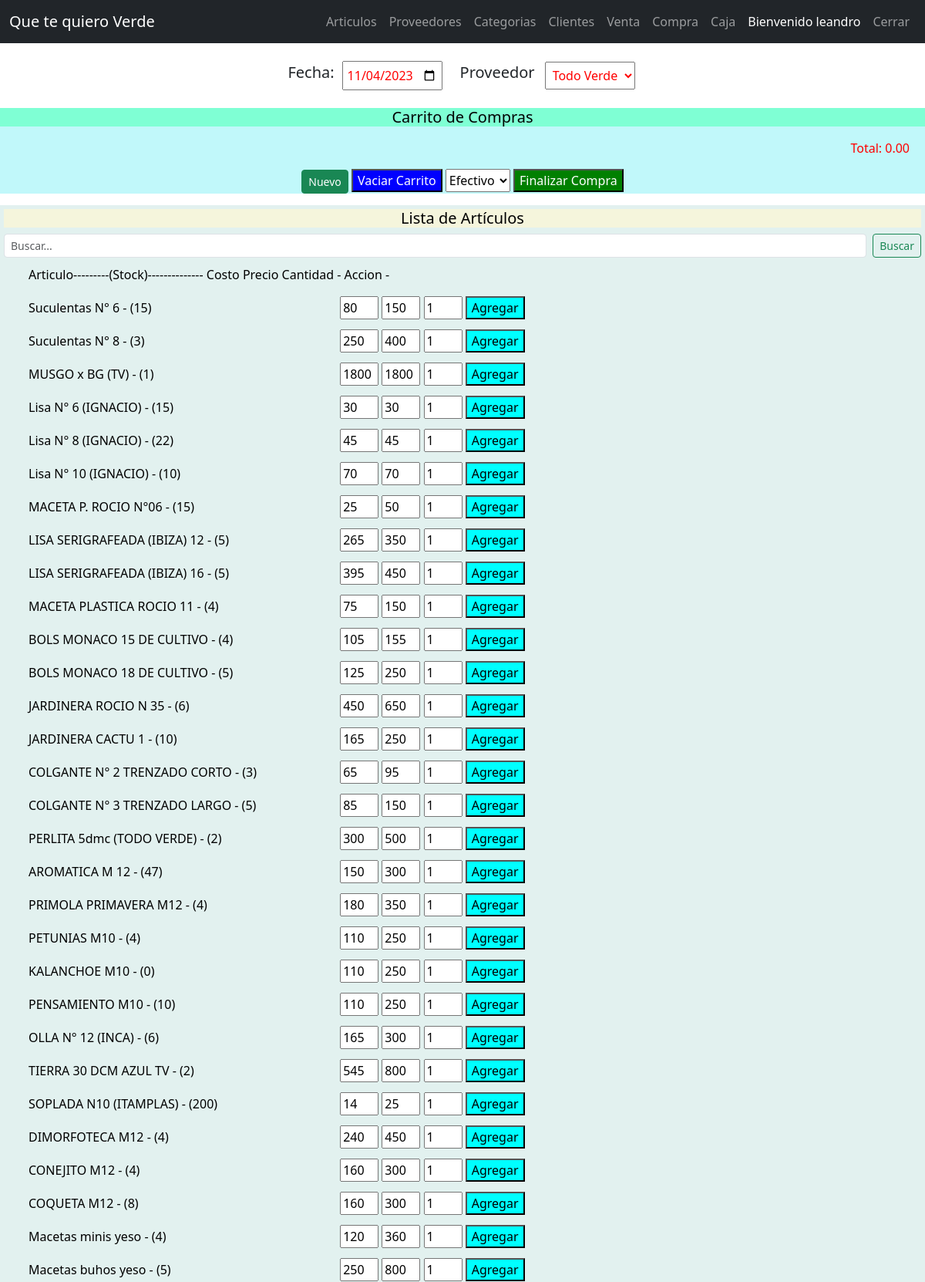
Page /compras/lista (signed in, upper part) on the committed database.
### tienda/modelos/user.py (models this page shows, shortened)
class User(db.Model):
    id = db.Column(db.Integer, primary_key = True)
    username = db.Column(db.String(20), unique = True, nullable = False)
    password = db.Column(db.Text, nullable = False)
    apellido = db.Column(db.String(40))
    nombre = db.Column(db.String(40))
    cuit = db.Column(db.String(12))
    tcliente = db.Column(db.String(40))
    direccion = db.Column(db.String(60))
    telefono = db.Column(db.String(40))
    email = db.Column(db.String(40))
    fechanac = db.Column(db.String(40))

### tienda/modelos/articulo.py (models this page shows, shortened)
class Articulo(db.Model):
    id = db.Column(db.Integer, primary_key = True)
    codart = db.Column(db.String(10), nullable = False)
    articulo = db.Column(db.String(20), nullable = False)
    descripcion = db.Column(db.String(50))
    descripcion_larga = db.Column(db.String(750))
    tipo = db.Column(db.String(20), nullable = False)
    costo = db.Column(db.Integer, nullable = False)
    precio = db.Column(db.Integer, nullable = False)
    stock = db.Column(db.Integer, nullable = False)
    proveedor = db.Column(db.String(50), nullable = False)
    imgfile = db.Column(db.String(255))
    creado_por = db.Column(db.Integer, nullable = False)

### tienda/routers/compras.py (the view)
@bp.route('/lista')
@login_required
def lista():
    _proveedores = proveedor.Proveedor.query.all()
    q = request.args.get('q')
    if q:
        _articulos = articulo.Articulo.query.filter(
            articulo.Articulo.articulo.contains(q) |
            articulo.Articulo.codart.contains(q) |
            articulo.Articulo.tipo.contains(q))
    else:
        _articulos = articulo.Articulo.query.all()
    fecha = datetime.now().strftime("%Y-%m-%d")
    return render_template('compra/lista.html', articulos = _articulos, proveedores = _proveedores, fecha = fecha)

### tienda/routers/auth.py (called while the page is built)
@bp.before_app_request
def load_logged_in_user():
    user_id = session.get('user_id')
    if user_id is None:
        g.user = None
    else:
        g.user = user.User.query.get_or_404(user_id)

def login_required(view):
    @functools.wraps(view)
    def wrapped_view(**kwargs):
        if g.user is None:
            return redirect(url_for('auth.login'))
        return view(**kwargs)
    return wrapped_view

### tienda/templates/compra/lista.html (shortened to what this page needs)
{% extends 'base.html' %}
{% block link%}
    <link rel="stylesheet" href="{{ url_for('static', filename='css/style1.css') }}">
{% endblock%}
{% block content %}
    <div class="lista-proveedores">
        <div class="lista-proveedores">
            <h5>Fecha: </h5>
            <input class="fecha" id="fecha" type="date" value="{{ fecha }}">
        </div>
        <div class="lista-proveedores">
            <h5 class="titulo-proveedores">Proveedor</h5>
            <select class="proveedores" id="proveedores">
                {% for proveedor in proveedores %}
                <option value="{{ proveedor.id }}">{{proveedor.razonsocial}}</option>
                {% endfor %}
            </select>
        </div>
    </div>
    <div class="seccion-carrito">
        <h5 class="titulo-carrito">{% block title %}Carrito de Compras{% endblock %}</h5>
        <div class="titulo-total">Total: <span id="total">0.00</span></div>
        <div class="botones-acciones">
            <a href="{{url_for('articulos.crear')}}" class="btn btn-success btn-sm">Nuevo</a>
            <button class="vaciar-carrito" id="vaciar-carrito">Vaciar Carrito</button>
            <select class="metodo-pago" id="metodo-pago">
                <option value="E">Efectivo</option>
            </select>
            <button class="finalizar-compra" id="finalizar-compra">Finalizar Compra</button>
        </div>
    </div>
    <div class="tarjeta-articulos">
        <h5 class="titulo-articulos">Lista de Artículos</h5>
        <div>
            <form class="formulario-buscar" method="get">
                <input class="form-control form-control-sm me-2" type="search" placeholder="Buscar..." aria-label="Search" name="q">
                <button class="btn btn-outline-success btn-sm" type="submit">Buscar</button>
            </form>
        </div>
        <div>
            <ul id="lista-articulos">
                <p class="titulo-articulo-mostrado">Articulo---------(Stock)-------------- Costo Precio Cantidad - Accion - </p>
                {% for articulo in articulos %}
                    <li  data-id="{{ articulo.id }}" data-nombre="{{ articulo.articulo }}">
                        <p class="articulo-mostrado">{{articulo.articulo}} - ({{ articulo.stock }})</p>
                        <input type="text" class="costo" value="{{ articulo.costo }}">
                        <input type="text" class="precio" value="{{ articulo.precio }}">
                        <input type="number" class="cantidad" value="1" min="1" max="{{ articulo.stock }}">
                        <button class="agregar">Agregar</button>
                    </li>
                {% endfor %}
            </ul>
        </div>
    </div>
{% endblock %}

### tienda/templates/_navbar.html (shortened to what this page needs)
<nav class="navbar navbar-expand-md navbar-dark bg-dark">
    <div class="container-fluid">
      <a class="navbar-brand" href="">Que te quiero Verde</a>
      <div class="collapse navbar-collapse justify-content-end" id="navbarNav">
        <ul class="navbar-nav">
          {% if g.user %}
            <li class="nav-item">
              <a class="nav-link" href="{{url_for('articulos.lista')}}">Articulos</a>
            </li>
            {% if g.user.tcliente == "Administrador" %}
              <li class="nav-item">
                <a class="nav-link" href="{{url_for('proveedores.lista')}}">Proveedores</a>
              </li>
              <li class="nav-item">
                <a class="nav-link" href="{{url_for('categorias.lista')}}">Categorias</a>
              </li>
              <li class="nav-item">
                <a class="nav-link" href="{{url_for('clientes.lista')}}">Clientes</a>
              </li>
              <li class="nav-item">
                <a class="nav-link" href="{{url_for('ventas.lista')}}">Venta</a>
              </li>
              <li class="nav-item">
                <a class="nav-link" href="{{url_for('compras.lista')}}">Compra</a>
              </li>
              <li class="nav-item">
                <a class="nav-link" href="{{url_for('cajas.lista')}}">Caja</a>
              </li>
            {% else %}
              <li class="nav-item">
                <a class="nav-link" href="">Carrito de Compras</a>
              </li>
            {% endif %}
            <li class="nav-item">
              <span class="nav-link active">Bienvenido {{ g.user.username }}</span>
            </li>
            <li class="nav-item">
              <a class="nav-link" href="{{url_for('auth.logout')}}">Cerrar</a>
            </li>
          {% endif %}
        </ul>
      </div>
    </div>
</nav>

### tienda/static/css/style1.css (style rules this page uses)
.titulo-clientes, .titulo-proveedores { padding-right: 10px; }
.clientes, .proveedores, .fecha { padding: 5px; margin: 3px; color: red; align-items: start; }
.fecha { margin-left: 10px; width: 130px; }
.lista-clientes, .lista-proveedores { display: flex; justify-content: center; align-items: center; margin: 10px; }
.seccion-carrito { background-color: rgb(193, 248, 250); color: black; }
.titulo-carrito { background-color: aquamarine; text-align: center; }
.metodo-pago { height: 30px; align-items: center; }
.titulo-total { color: red; text-align: right; margin-right: 20px; }
.vaciar-carrito { background-color: blue; color: white; }
.finalizar-compra { background-color: green; color: white; }
.botones-acciones { margin: 15px; text-align: center; }
.titulo-articulos { background-color: beige; text-align: center; }
.tarjeta-articulos { padding: 5px; background-color: rgb(226, 241, 239); color: black; }
.agregar { background-color: cyan; }
.articulo-mostrado { display: inline-block; width: 400px; }
li { list-style-type:none }
input { width: 50px; }
.formulario-buscar { display: flex; padding-bottom: 10px; }

### rows in the picture
User: user.username "leandro"
Articulo: articulo "Suculentas N° 6", stock "15", costo "80", precio "150"
Articulo: articulo "Suculentas N° 8", stock "3", costo "250", precio "400"
Articulo: articulo "MUSGO x BG (TV)", stock "1", costo "1800", precio "1800"
Articulo: articulo "Lisa N° 6 (IGNACIO)", stock "15", costo "30", precio "30"
Articulo: articulo "Lisa N° 8 (IGNACIO)", stock "22", costo "45", precio "45"
Articulo: articulo "Lisa N° 10 (IGNACIO)", stock "10", costo "70", precio "70"
Articulo: articulo "MACETA P. ROCIO N°06", stock "15", costo "25", precio "50"
Articulo: articulo "LISA SERIGRAFEADA (IBIZA) 12", stock "5", costo "265", precio "350"
Articulo: articulo "LISA SERIGRAFEADA (IBIZA) 16", stock "5", costo "395", precio "450"
Articulo: articulo "MACETA PLASTICA ROCIO 11", stock "4", costo "75", precio "150"
Articulo: articulo "BOLS MONACO 15 DE CULTIVO", stock "4", costo "105", precio "155"
Articulo: articulo "BOLS MONACO 18 DE CULTIVO", stock "5", costo "125", precio "250"
Articulo: articulo "JARDINERA ROCIO N 35", stock "6", costo "450", precio "650"
Articulo: articulo "JARDINERA CACTU 1", stock "10", costo "165", precio "250"
Articulo: articulo "COLGANTE N° 2 TRENZADO CORTO", stock "3", costo "65", precio "95"
Articulo: articulo "COLGANTE N° 3 TRENZADO LARGO", stock "5", costo "85", precio "150"
Articulo: articulo "PERLITA 5dmc (TODO VERDE)", stock "2", costo "300", precio "500"
Articulo: articulo "AROMATICA M 12", stock "47", costo "150", precio "300"
Articulo: articulo "PRIMOLA PRIMAVERA M12", stock "4", costo "180", precio "350"
Articulo: articulo "PETUNIAS M10", stock "4", costo "110", precio "250"
Articulo: articulo "KALANCHOE M10", stock "0", costo "110", precio "250"
Articulo: articulo "PENSAMIENTO M10", stock "10", costo "110", precio "250"
Articulo: articulo "OLLA N° 12 (INCA)", stock "6", costo "165", precio "300"
Articulo: articulo "TIERRA 30 DCM AZUL TV", stock "2", costo "545", precio "800"
Articulo: articulo "SOPLADA N10 (ITAMPLAS)", stock "200", costo "14", precio "25"
Articulo: articulo "DIMORFOTECA M12", stock "4", costo "240", precio "450"
Articulo: articulo "CONEJITO M12", stock "4", costo "160", precio "300"
Articulo: articulo "COQUETA M12", stock "8", costo "160", precio "300"
Articulo: articulo "Macetas minis yeso", stock "4", costo "120", precio "360"
Articulo: articulo "Macetas buhos yeso", stock "5", costo "250", precio "800"

### other values in the picture
form field value "Todo Verde"
